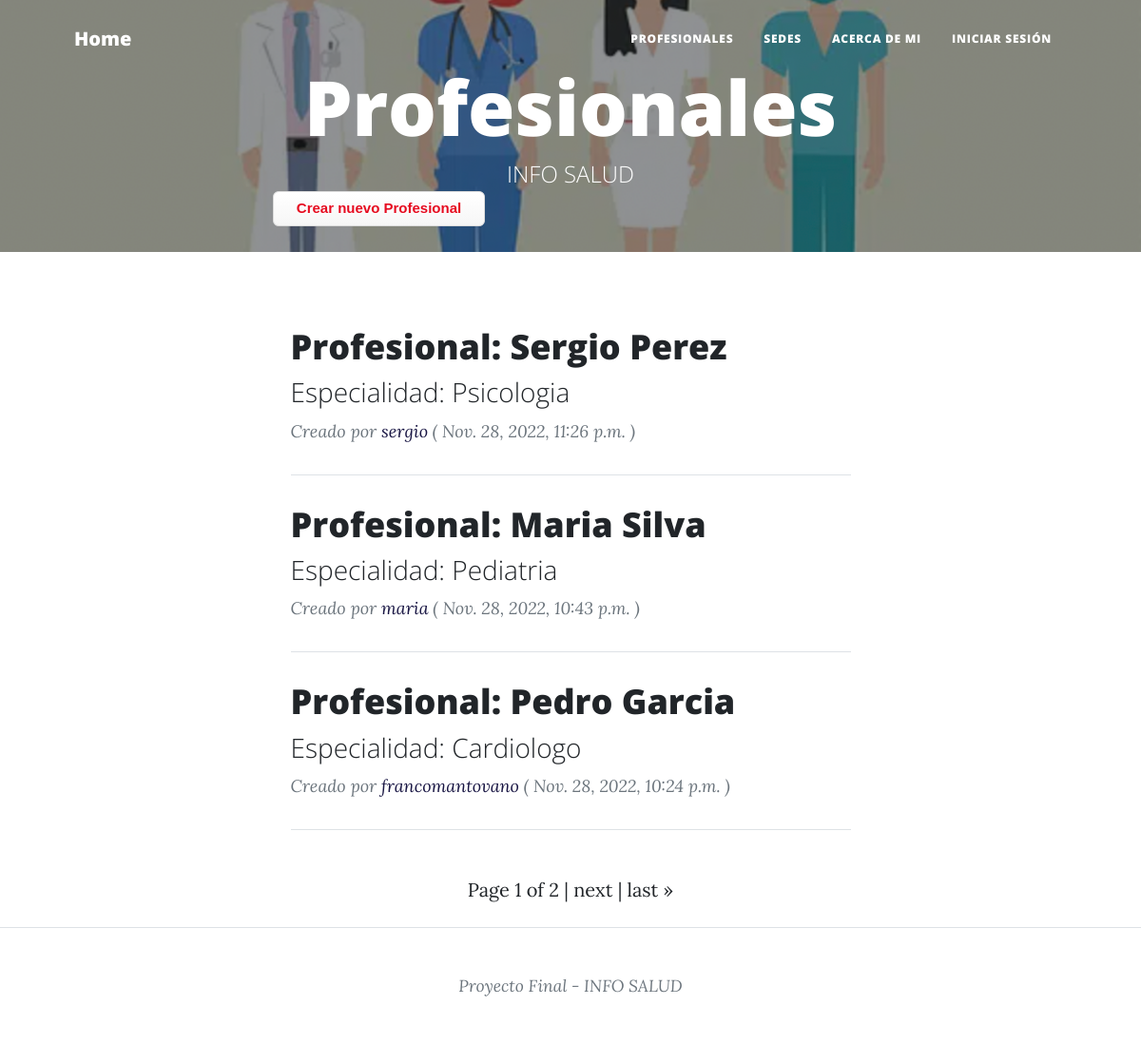
/profesional/profesionales/, run on the app's committed database.
### profesional/models.py (models this page shows, shortened)
class Profesional(models.Model):
    name = models.CharField(max_length=40)
    last_name = models.CharField(max_length=40)
    email = models.EmailField()
    especialidad = models.CharField(max_length=40)
    tel= models.IntegerField()
    description = RichTextField(null=True, blank=True)
    image = models.ImageField(upload_to='profesional', null=True, blank=True)
    owner = models.ForeignKey(User, on_delete=models.CASCADE)
    comments = models.ManyToManyField(
        User, through="Comment", related_name="comments_owned"
    )
    created_at = models.DateTimeField(auto_now_add=True, null=True)
    updated_at = models.DateTimeField(auto_now=True, null=True)
    class Meta:
        unique_together = (
            "name",
            "last_name",
            "especialidad",
            "tel",
        )
        ordering = ["-created_at"]

### profesional/views.py (the view)
# urls.py: path("profesionales/", views.ProfesionalListView.as_view(), name="profesional-list"),
class ProfesionalListView(ListView):
    model = Profesional
    paginate_by = 3

### profesional/templates/profesional/profesional_list.html (shortened to what this page needs)
{% extends "home/index.html" %}
{% load static %}
{% block my_blog_header %}
<header class="masthead" style="background-image: url('/static/home/assets/img/medicos.png')">
    <div class="container position-relative px-4 px-lg-5">
        <div class="row gx-4 gx-lg-5 justify-content-center">
            <div class="col-md-15 col-lg-16 col-xl-14">
                <div class="site-heading">
                    <h1>Profesionales</h1>
                    <span class="subheading">INFO SALUD</span>
                </div>
            </div>
        </div>
        <a class="button_custom" href="{% url 'profesional:profesional-add' %}">Crear nuevo Profesional</a>
    </div>
</header>
{% endblock %}
{% block my_blog_content %}
    {% for profesional in profesional_list %}
        <div class="post-preview">
            <a href="{% url 'profesional:profesional-detail' profesional.id %}">
                <h2 class="post-title">Profesional: {{ profesional.name }} {{profesional.last_name}}</h2>
                <h3 class="post-subtitle">Especialidad: {{ profesional.especialidad }}</h3>
            </a>
            <p class="post-meta">
                Creado por
                <span style="color: #181543;" href="">{{ profesional.owner.username }}</span>
                ( {{ profesional.created_at }} )
            </p>
        </div>
        <hr class="my-4" />
    {% endfor %}
{% endblock %}

### data on the page
Profesional: name "Sergio", last_name "Perez", especialidad "Psicologia", owner.username "sergio", created_at "Nov. 28, 2022, 11:26 p.m."
Profesional: name "Maria", last_name "Silva", especialidad "Pediatria", owner.username "maria", created_at "Nov. 28, 2022, 10:43 p.m."
Profesional: name "Pedro", last_name "Garcia", especialidad "Cardiologo", owner.username "francomantovano", created_at "Nov. 28, 2022, 10:24 p.m."

### other printed values
{{ page_obj.number }} "1"
{{ page_obj.paginator.num_pages }} "2"
